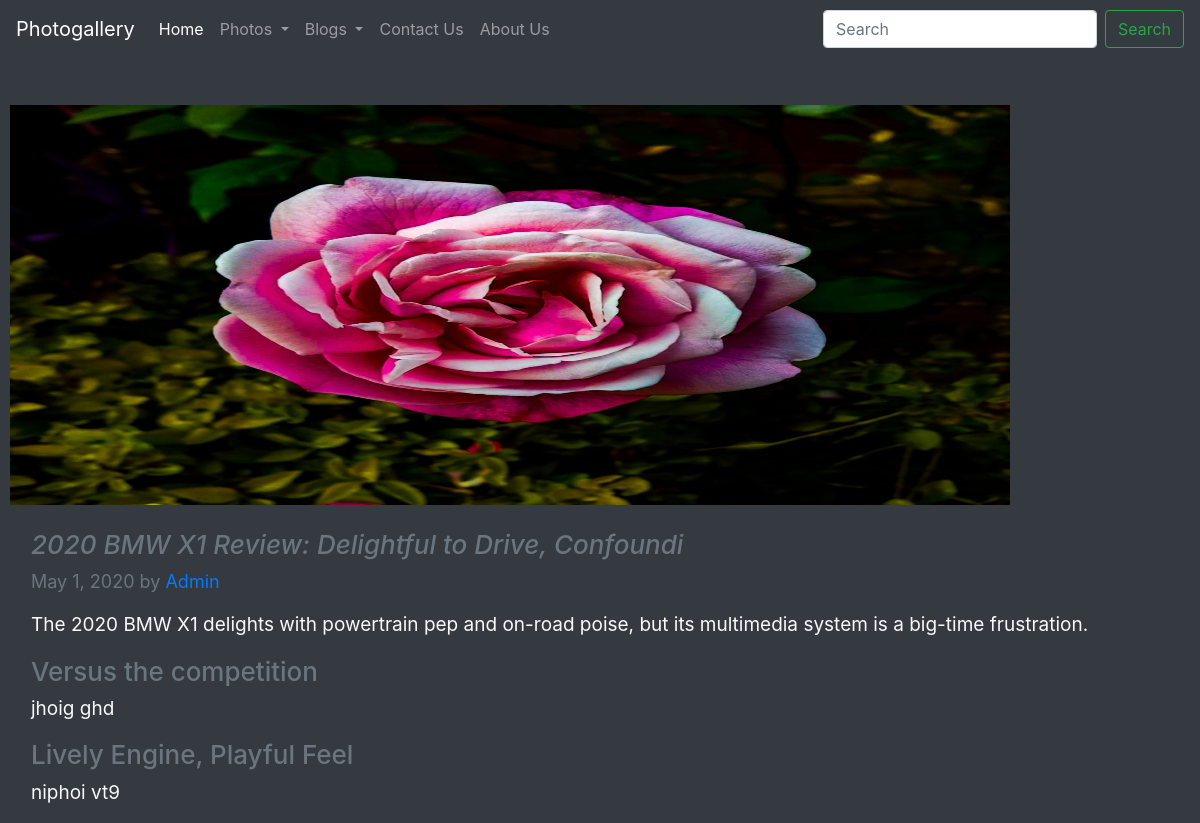
The page /blog/blogpost/1 on the database its author committed.
### blog/models.py (models this page shows, shortened)
class BlogPost(models.Model):
    post_id=models.AutoField(primary_key=True)
    title=models.CharField(max_length=50,default="")
    head0 = models.CharField(max_length=500,default="")
    chead0 = models.CharField(max_length=5000,default="")
    head1 = models.CharField(max_length=500,default="")
    chead1 = models.CharField(max_length=5000,default="")
    head2 = models.CharField(max_length=500,default="")
    chead2 = models.CharField(max_length=5000,)
    pub_date=models.DateField()
    thumbnail=models.ImageField(upload_to='shop/images',default="")

### blog/views.py (the view)
# urls.py: path('blogpost/<int:id>', views.blogpost, name='blogpost'),
def blogpost(request,id):
    post=BlogPost.objects.filter(post_id=id)[0]
    return render(request,'blog/blogpost.html',{'post':post})

### blog/templates/blog/blogpost.html (shortened to what this page needs)
{% extends 'blog/basic.html' %}
{% block body %}
<div class="container" id="medium">
     <aside class="col-md-12 mt-5  blog-sidebar">
           <img src="/media/{{post.thumbnail}}" >
        </aside>
    <div class="row mt-4">
        <div class="col-md-12 mx-2 blog-main">
            <h3 class="font-italic text-secondary mx-2">
                {{post.title}}
            </h3>
            <div class="blog-post">
                <p class="blog-post-meta text-muted mx-2" id="p1">{{post.pub_date}} by <a href="#">Admin</a></p>
                <p  class="text-light mx-2 mt-2">{{post.chead0}}</p>
                <h2 class="text-secondary mx-2">{{post.head1}}</h2>
                <p class="text-light mx-2">{{post.chead1}}</p>
                <h2 class="text-secondary mx-2">{{post.head2}}</h2>
                <p class="text-light mx-2">{{post.chead2}}</p>
            </div>
        </div>
    </div>
</div>
{% endblock %}

### rows shown on the page
BlogPost: thumbnail (picture), title "2020 BMW X1 Review: Delightful to Drive, Confoundi", pub_date "May 1, 2020", chead0 "The 2020 BMW X1 delights with powertrain pep and on-road poise, but its multimedia system is a big-time frustration.", head1 "Versus the competition", chead1 "jhoig ghd", head2 "Lively Engine, Playful Feel", chead2 "niphoi vt9"
